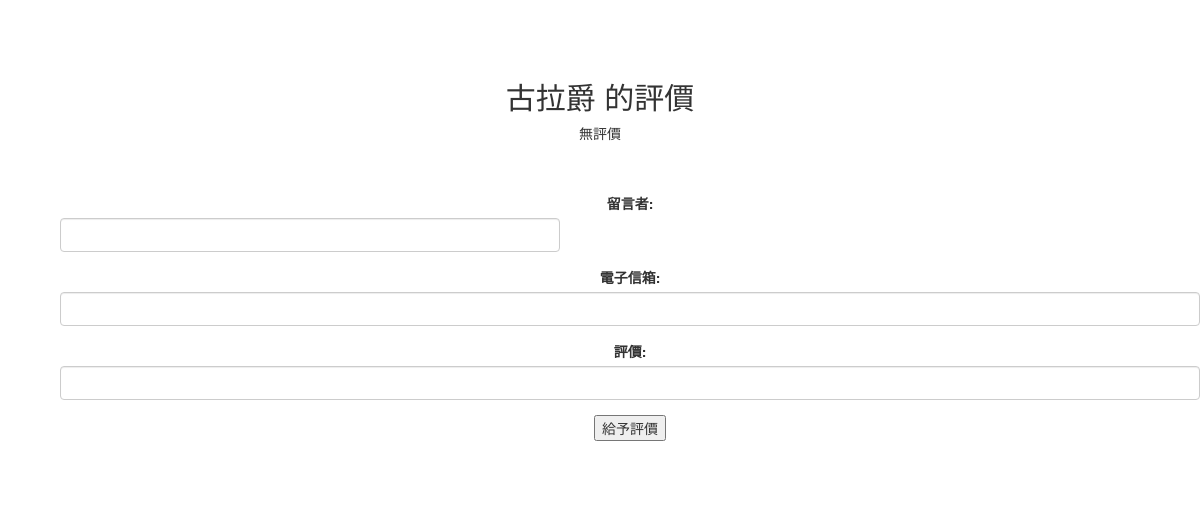
The page /comment/1/ on the database as committed earlier.
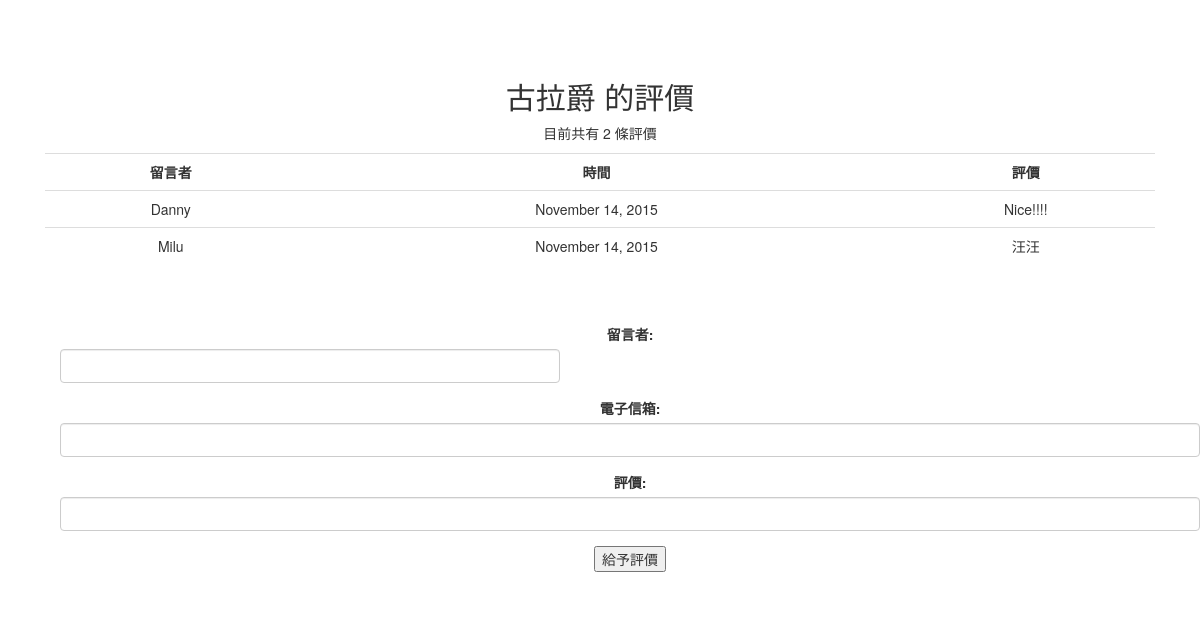
The same page on the database as committed later.
### restaurants/models.py (models this page shows, shortened)
class Restaurant(models.Model):
    name = models.CharField(max_length=20)
    phone_number = models.CharField(max_length=15)
    address = models.CharField(max_length=50, blank=True)

class Comment(models.Model):
    content = models.CharField(max_length=255)
    visitor = models.CharField(max_length=255)
    email = models.EmailField(max_length=255)
    date_time = models.DateTimeField()
    restaurant = models.ForeignKey(Restaurant)

### restaurants/views.py (the view, shortened to what this page needs)
# urls.py: url(r'^comment/(\d{1,5})/$', comment),
def comment(request, id):
    if id:
        r = Restaurant.objects.get(id=id)
    else:
        return HttpResponseRedirect("/restaurant_list/")
    return render_to_response('comments.html', RequestContext(request, locals()))

### restaurants/templates/comments.html (shortened to what this page needs)
<!DOCTYPE html>
<div lang="en">
<head>
    <link rel="stylesheet"
          href="https://maxcdn.bootstrapcdn.com/bootstrap/3.3.1/css/bootstrap.min.css">
    <link rel="stylesheet"
          href="https://maxcdn.bootstrapcdn.com/bootstrap/3.3.1/css/bootstrap-theme.min.css">
</head>
<br>
<div class="container">
    <div class="menus">
    <p>
    <h2>{{ r.name }} 的評價 </h2>
    {% if r.comment_set.all %}
        <p>目前共有 {{ r.comment_set.all|length }} 條評價</p>
        <table class="table">
            <tr>
                <th>留言者</th>
                <th>時間</th>
                <th>評價</th>
            </tr>
        {% for c in r.comment_set.all %}
            <tr>
                <td> {{ c.visitor }} </td>
                <td> {{ c.date_time | date:"F j, Y" }} </td>
                <td> {{ c.content }} </td>
            </tr>
        {% endfor %}
        </table>
        </p>
    {% else %}
        <p> 無評價 </p>
    {% endif %}
    <br /><br />
    <div class="container"
    <form action="" method="post" role="form"> {% csrf_token %}
            <div class="form-group">
                <label for="visitor">留言者:</label>
                <input style="width:500px" id="visitor" type="text" name="visitor" class="form-control">
            </div>
            <div class="form-group">
                <label for="email">電子信箱:</label>
                <input id="email" type="text" name="email" class="form-control">
            </div>
            <div class="form-group">
                <label for="content">評價:</label>
                <input id="content" type="text" name="content" class="form-control">
            </div>
        <input type="submit" value="給予評價">
    </div>
</div>
</div>
</body>
</html>

### restaurants/templates/comments.html (style rules this page uses)
th { text-align: center; }
div.menus { text-align: center; padding: 40px 15px; }

Rows that differ between the two databases and show on the page:
shown differently, row unchanged: Restaurant "古拉爵": comment_set.all|length (not shown) → "2"
added Comment: visitor "Danny", date_time "November 14, 2015", content "Nice!!!!"
added Comment: visitor "Milu", date_time "November 14, 2015", content "汪汪"
Other text that changed with them:
text no longer shown: "無評價"
text now shown: "目前共有 條評價 留言者 時間 評價"
